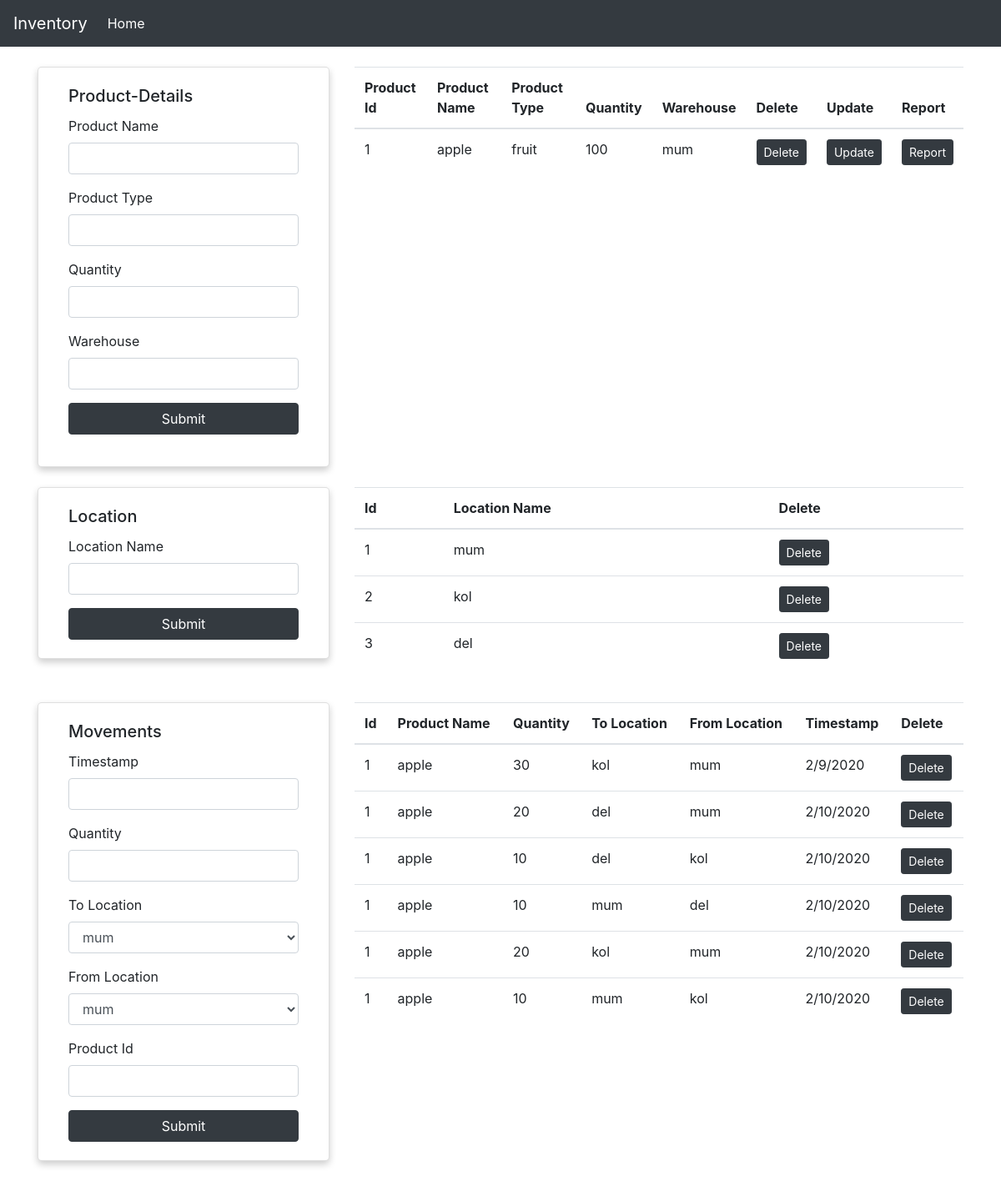
The page / on the database its author committed.
### app.py (models this page shows)
class Product(db.Model):
    id = db.Column(db.Integer,primary_key=True, autoincrement=True)
    product_name = db.Column(db.String(200))
    product_type = db.Column(db.String(200))
    quantity = db.Column(db.String(200))
    warehouse = db.Column(db.String(200))
    movements = db.relationship('Movement', backref="user2")

class Location(db.Model):
    id = db.Column(db.Integer,primary_key=True, autoincrement=True)
    location_name = db.Column(db.String(200))

class Movement(db.Model):
    id = db.Column(db.Integer, primary_key=True)
    timestamp = db.Column(db.String(200))
    to_location = db.Column(db.String(200))
    from_location = db.Column(db.String(200))
    product_id = db.Column(db.Integer, db.ForeignKey('product.id'))
    quantity = db.Column(db.Integer)

### app.py (the view, shortened to what this page needs)
@app.route('/',methods=['GET','POST'])
def get():
    if request.method == "GET":
        user1s = Product.query.all()
        locations = Location.query.all()
        movements = db.session.query(Product, Movement).filter(Product.id == Movement.product_id ).all()
        page ='home'
        user = Product(id='',product_name='',product_type='',quantity='',warehouse='')
        return render_template('home.html',user1s=user1s,locations=locations,movements=movements,page=page,user=user)

### templates/home.html (shortened to what this page needs)
{% extends 'index.html' %}
{% block content %}
<br>
<div class="row">
    <div class="col-lg-4">
        <div class="card" >
            <div class="card-body">
                <h5 class="card-title">Product-Details</h5>
                {% if page == 'home' %}
                <form action="/" method="POST" class="form-group">
                {% endif %}
                    <div class="form-group">
                        <label for="">Product Name</label>
                        <input type="text" name="product_name" class="form-control" value={{user.product_name}}>
                    </div>
                    <div class="form-group">
                        <label for="">Product Type</label>
                        <input type="text" name="product_type" class="form-control" value={{user.product_type}}>
                    </div>
                    <div class="form-group">
                        <label for="">Quantity</label>
                        <input type="text" name="quantity" class="form-control" value={{user.quantity}}>
                    </div>
                    <div class="form-group">
                        <label for="">Warehouse</label>
                        <input type="text" name="warehouse" class="form-control" value={{user.warehouse}}>
                    </div>
                    <button class="btn btn-block btn-dark">Submit</button>
                </form>
            </div>
        </div>
    </div>
    <div class="col-lg-8">
        <table class="table">
            <thead>
                <th>Product Id</th>
                <th>Product Name</th>
                <th>Product Type</th>
                <th>Quantity</th>
                <th>Warehouse</th>
                <th>Delete</th>
                <th>Update</th>
                <th>Report</th>
            </thead>
            <tbody>
                {% for i in user1s %}
                <tr>
                    <td>{{ i.id }}</td>
                    <td>{{ i.product_name }}</td>
                    <td>{{ i.product_type }}</td>
                    <td>{{ i.quantity }}</td>
                    <td>{{ i.warehouse }}</td>
                    <td>
                        <a href='/delete_product/{{i.id}}' class="btn btn-sm btn-dark">Delete</a>
                    </td>
                    <td>
                        <a href='/update_product/{{i.id}}' class="btn btn-sm btn-dark">Update</a>
                    </td>
                    <td>
                        <a href='/report/{{i.id}}' class="btn btn-sm btn-dark">Report</a>
                    </td>
                </tr>
                {% endfor %}
            </tbody>
        </table>
    </div>
</div>
<br>
<div class="row">
    <div class="col-lg-4">
        <div class="card" >
            <div class="card-body">
                <h5 class="card-title">Location</h5>
                <form method="POST" action="/add_location">
                    <div class="form-group">
                        <label for="">Location Name</label>
                        <input type="text" name="location_name" class="form-control" >
                    </div>
                    <button class="btn btn-block btn-dark">Submit</button>
                </form>
            </div>
        </div>
    </div>
    <div class="col-lg-8">
        <table class="table">
            <thead>
                <th>Id</th>
                <th>Location Name</th>
                <th>Delete</th>
            </thead>
            <tbody>
                {% for i in locations %}
                <tr>
                    <td>{{ i.id }}</td>
                    <td>{{ i.location_name }}</td>
                    <td>
                        <a href='/delete_location/{{i.id}}' class="btn btn-sm btn-dark">Delete</a>
                    </td>
                </tr>
                {% endfor %}
            </tbody>
        </table>
    </div>
</div>
<br>
<div class="row">
    <div class="col-lg-4">
        <div class="card" >
            <div class="card-body">
                <h5 class="card-title">Movements</h5>
                <form method="POST" action="/add_movement">
                    <div class="form-group">
                        <label for="">Timestamp</label>
                        <input type="text" name="timestamp" class="form-control" >
                    </div>
                    <div class="form-group">
                        <label for="">Quantity</label>
                        <input type="text" name="quantity" class="form-control" >
                    </div>
                    <div class="form-group">
                        <label for="">To Location</label>
                        <select class="form-control" name="to_location" id="to_location">
                            {% for i in locations %}
                            <option value="{{i.location_name}}">{{i.location_name}}</option>
                            {% endfor %}
                        </select>
                    </div>
                    <div class="form-group">
                        <label for="">From Location</label>
                        <select class="form-control" name="from_location" id="from_location">
                            {% for i in locations %}
                            <option value="{{i.location_name}}">{{i.location_name}}</option>
                            {% endfor %}
                        </select>
                    </div>
                    <div class="form-group">
                        <label for="">Product Id</label>
                        <input type="text" name="product_id" class="form-control" >
                    </div>
                    <button class="btn btn-block btn-dark">Submit</button>
                </form>
            </div>
        </div>
    </div>
    <div class="col-lg-8">
        <table class="table">
            <thead>
                <th>Id</th>
                <th>Product Name</th>
                <th>Quantity</th>
                <th>To Location</th>
                <th>From Location</th>
                <th>Timestamp</th>
                <th>Delete</th>
            </thead>
            <tbody>
                {% for i in movements %}
                <tr>
                    <td>{{ i.Product.id }}</td>
                    <td>{{ i.Product.product_name }}</td>
                    <td>{{ i.Movement.quantity }}</td>
                    <td>{{ i.Movement.to_location }}</td>
                    <td>{{ i.Movement.from_location }}</td>
                    <td>{{ i.Movement.timestamp }}</td>
                    <td>
                        <a href='/delete_movement/{{i.Movement.id}}' class="btn btn-sm btn-dark">Delete</a>
                    </td>
                </tr>
                {% endfor %}
            </tbody>
        </table>
    </div>
</div>
<br>
{% endblock %}

### templates/index.html (shortened to what this page needs)
<!DOCTYPE html>
<html lang="en">
<head>
    <link rel="stylesheet" href="https://stackpath.bootstrapcdn.com/bootstrap/4.3.1/css/bootstrap.min.css">    <title>Document</title>
    <link rel="stylesheet" href="/Include/css/style.css" />
</head>
<body>
    <nav class="navbar navbar-expand-lg navbar-dark bg-dark">
        <a class="navbar-brand" href="#">Inventory</a>
        <div class="collapse navbar-collapse" id="navbarNavAltMarkup">
          <div class="navbar-nav">
            <a class="nav-item nav-link active" href="#">Home <span class="sr-only">(current)</span></a>
          </div>
        </div>
      </nav>
    <div class="container">
    {% block content %}{% endblock %}
</div>
</body>
</html>

### Include/css/style.css (style rules this page uses)
.card { box-shadow: 0 4px 8px 0 rgba(0,0,0,0.2); transition: 0.3s; border-radius: 5px; padding: 2px 16px; }

### rows shown on the page
Product: id "1", product_name "apple", product_type "fruit", quantity "100", warehouse "mum", Product.id "1", Product.product_name "apple", Movement.quantity "30", Movement.to_location "kol", Movement.from_location "mum", Movement.timestamp "2/9/2020", Movement.quantity "20", Movement.to_location "del", Movement.timestamp "2/10/2020", Movement.quantity "10", Movement.from_location "kol", Movement.to_location "mum", Movement.from_location "del"
Location: id "1", location_name "mum"
Location: id "2", location_name "kol"
Location: id "3", location_name "del"

### other values the page prints
form field to_location "mum"
form field from_location "mum"
